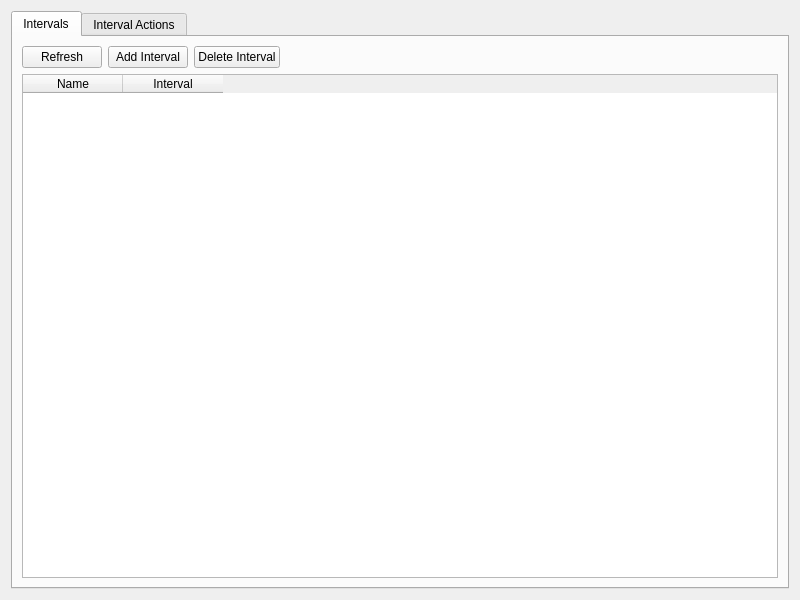
<?xml version="1.0" encoding="UTF-8"?>
<ui version="4.0">
 <class>SchedulerView</class>
 <widget class="QWidget" name="SchedulerView">
  <property name="geometry">
   <rect>
    <x>0</x>
    <y>0</y>
    <width>800</width>
    <height>600</height>
   </rect>
  </property>
  <layout class="QVBoxLayout" name="verticalLayout">
   <item>
    <widget class="QTabWidget" name="tabWidget">
     <property name="currentIndex">
      <number>0</number>
     </property>
     <widget class="QWidget" name="intervalsTab">
      <attribute name="title">
       <string>Intervals</string>
      </attribute>
      <layout class="QVBoxLayout" name="verticalLayout_2">
       <item>
        <layout class="QHBoxLayout" name="intToolbar">
         <item>
          <widget class="QPushButton" name="btnRefInt">
           <property name="text">
            <string>Refresh</string>
           </property>
          </widget>
         </item>
         <item>
          <widget class="QPushButton" name="btnAddInt">
           <property name="text">
            <string>Add Interval</string>
           </property>
          </widget>
         </item>
         <item>
          <widget class="QPushButton" name="btnDelInt">
           <property name="text">
            <string>Delete Interval</string>
           </property>
          </widget>
         </item>
         <item>
          <spacer name="horizontalSpacer">
           <property name="orientation">
            <enum>Qt::Horizontal</enum>
           </property>
           <property name="sizeHint" stdset="0">
            <size>
             <width>40</width>
             <height>20</height>
            </size>
           </property>
          </spacer>
         </item>
        </layout>
       </item>
       <item>
        <widget class="QTableWidget" name="intervalsTable">
         <property name="selectionBehavior">
          <enum>QAbstractItemView::SelectRows</enum>
         </property>
         <column>
          <property name="text">
           <string>Name</string>
          </property>
         </column>
         <column>
          <property name="text">
           <string>Interval</string>
          </property>
         </column>
        </widget>
       </item>
      </layout>
     </widget>
     <widget class="QWidget" name="actionsTab">
      <attribute name="title">
       <string>Interval Actions</string>
      </attribute>
      <layout class="QVBoxLayout" name="verticalLayout_3">
       <item>
        <layout class="QHBoxLayout" name="actToolbar">
         <item>
          <widget class="QPushButton" name="btnRefAct">
           <property name="text">
            <string>Refresh</string>
           </property>
          </widget>
         </item>
         <item>
          <widget class="QPushButton" name="btnAddAct">
           <property name="text">
            <string>Add Action</string>
           </property>
          </widget>
         </item>
         <item>
          <widget class="QPushButton" name="btnDelAct">
           <property name="text">
            <string>Delete Action</string>
           </property>
          </widget>
         </item>
         <item>
          <spacer name="horizontalSpacer_2">
           <property name="orientation">
            <enum>Qt::Horizontal</enum>
           </property>
           <property name="sizeHint" stdset="0">
            <size>
             <width>40</width>
             <height>20</height>
            </size>
           </property>
          </spacer>
         </item>
        </layout>
       </item>
       <item>
        <widget class="QTableWidget" name="actionsTable">
         <property name="selectionBehavior">
          <enum>QAbstractItemView::SelectRows</enum>
         </property>
         <column>
          <property name="text">
           <string>Name</string>
          </property>
         </column>
         <column>
          <property name="text">
           <string>Target</string>
          </property>
         </column>
         <column>
          <property name="text">
           <string>Interval</string>
          </property>
         </column>
        </widget>
       </item>
      </layout>
     </widget>
    </widget>
   </item>
  </layout>
 </widget>
 <resources/>
 <connections/>
</ui>
